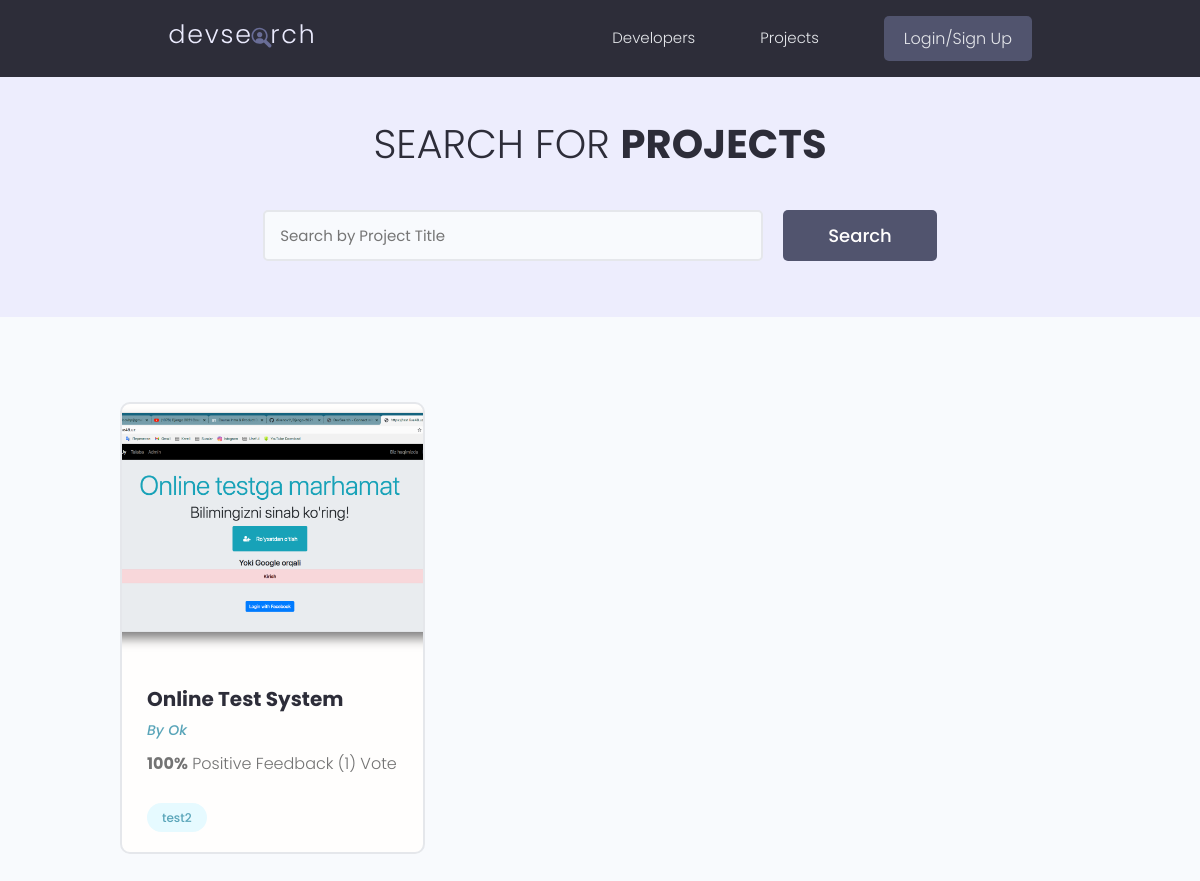
/projects/, run on the app's committed database.
### projects/models.py (models this page shows, shortened)
class Project(models.Model):
    owner = models.ForeignKey(
        Profile, null=True, blank=True, on_delete=models.CASCADE)
    title = models.CharField(max_length=200)
    description = models.TextField(null=True, blank=True)
    featured_image = models.ImageField(
        null=True, blank=True, default="default.jpg")
    demo_link = models.CharField(max_length=2000, null=True, blank=True)
    source_link = models.CharField(max_length=2000, null=True, blank=True)
    tags = models.ManyToManyField('Tag', blank=True)
    vote_total = models.IntegerField(default=0, null=True, blank=True)
    vote_ratio = models.IntegerField(default=0, null=True, blank=True)
    created = models.DateTimeField(auto_now_add=True)
    id = models.UUIDField(default=uuid.uuid4, unique=True,
                          primary_key=True, editable=False)
    class Meta:
        ordering = ['-vote_ratio', '-vote_total', 'title']
    @property
    def imageURL(self):
        try:
            url = self.featured_image.url
        except:
            url = ''
        return url

class Tag(models.Model):
    name = models.CharField(max_length=200)
    created = models.DateTimeField(auto_now_add=True)
    id = models.UUIDField(default=uuid.uuid4, unique=True,
                          primary_key=True, editable=False)
    def __str__(self):
        return self.name

### users/models.py (models this page shows, shortened)
class Profile(models.Model):
    user = models.OneToOneField(
        User, on_delete=models.CASCADE, null=True, blank=True)
    name = models.CharField(max_length=200, blank=True, null=True)
    email = models.EmailField(max_length=500, blank=True, null=True)
    username = models.CharField(max_length=200, blank=True, null=True)
    location = models.CharField(max_length=200, blank=True, null=True)
    short_intro = models.CharField(max_length=200, blank=True, null=True)
    bio = models.TextField(blank=True, null=True)
    profile_image = models.ImageField(
        null=True, blank=True, upload_to='profiles/', default="profiles/user-default.png")
    social_github = models.CharField(max_length=200, blank=True, null=True)
    social_twitter = models.CharField(max_length=200, blank=True, null=True)
    social_linkedin = models.CharField(max_length=200, blank=True, null=True)
    social_youtube = models.CharField(max_length=200, blank=True, null=True)
    social_website = models.CharField(max_length=200, blank=True, null=True)
    created = models.DateTimeField(auto_now_add=True)
    id = models.UUIDField(default=uuid.uuid4, unique=True,
                          primary_key=True, editable=False)
    class Meta:
        ordering = ['created']

### projects/views.py (the view)
# urls.py: path('projects/', views.getProjects),
def projects(request):
    projects, search_query = searchProjects(request)
    custom_range, projects = paginateProjects(request, projects, 6)
    context = {'projects': projects,
               'search_query': search_query, 'custom_range': custom_range}
    return render(request, 'projects/projects.html', context)

### projects/utils.py (called while the page is built)
def paginateProjects(request, projects, results):
    page = request.GET.get('page')
    paginator = Paginator(projects, results)
    try:
        projects = paginator.page(page)
    except PageNotAnInteger:
        page = 1
        projects = paginator.page(page)
    except EmptyPage:
        page = paginator.num_pages
        projects = paginator.page(page)
    leftIndex = (int(page) - 4)
    if leftIndex < 1:
        leftIndex = 1
    rightIndex = (int(page) + 5)
    if rightIndex > paginator.num_pages:
        rightIndex = paginator.num_pages + 1
    custom_range = range(leftIndex, rightIndex)
    return custom_range, projects

def searchProjects(request):
    search_query = ''
    if request.GET.get('search_query'):
        search_query = request.GET.get('search_query')
    tags = Tag.objects.filter(name__icontains=search_query)
    projects = Project.objects.distinct().filter(
        Q(title__icontains=search_query) |
        Q(description__icontains=search_query) |
        Q(owner__name__icontains=search_query) |
        Q(tags__in=tags)
    )
    return projects, search_query

### projects/templates/projects/projects.html (shortened to what this page needs)
{% extends 'main.html' %}
{% block content %}
<main class="projects">
    <section class="hero-section text-center">
        <div class="container container--narrow">
            <div class="hero-section__box">
                <h2>Search for <span>Projects</span></h2>
            </div>
            <div class="hero-section__search">
                <form id='searchForm' class="form" action="{% url 'projects' %}" method="get">
                    <div class="form__field">
                        <input class="input input--text" id="formInput#search" type="text" name="search_query"
                            placeholder="Search by Project Title" value="{{search_query}}" />
                    </div>
                    <input class="btn btn--sub btn--lg" type="submit" value="Search" />
                </form>
            </div>
        </div>
    </section>
    <section class="projectsList">
        <div class="container">
            <div class="grid grid--three">
                {% for project in projects %}
                <div class="column">
                    <div class="card project">
                        <a href="{% url 'project' project.id %}" class="project">
                            <img class="project__thumbnail" src="{{project.imageURL}}" alt="project thumbnail" />
                            <div class="card__body">
                                <h3 class="project__title">{{project.title}}</h3>
                                <p><a class="project__author" href="{% url 'user-profile' project.owner.id %}">By
                                        {{project.owner.name}}</a>
                                </p>
                                <p class="project--rating">
                                    <span style="font-weight: bold;">{{project.vote_ratio}}%</span> Positive
                                    Feedback ({{project.vote_total}}) Vote{{project.vote_total|pluralize:"s"}}
                                </p>
                                <div class="project__tags">
                                    {% for tag in project.tags.all %}
                                    <span class="tag tag--pill tag--main">
                                        <small>{{tag}}</small>
                                    </span>
                                    {% endfor %}
                                </div>
                            </div>
                        </a>
                    </div>
                </div>
                {% endfor %}
            </div>
        </div>
    </section>
</main>
{% endblock %}

### static/styles/app.css (style rules this page uses)
:root { --color-sub: #2d2d39; }
.btn--sub { background-color: var(--color-sub-light); }
.card { border: 2px solid var(--color-light); }
img { width: 100%; }
.hero-section { height: 40vh; display: flex; align-items: center; background-color: var(--color-sub); }
.hero-section__box { margin-bottom: 4rem; }
.hero-section__box > h2, .hero-section__box > h2 > span { font-size: 4rem; color: var(--color-light); line-height: 1.3; text-transform: uppercase; }
.hero-section__box > h2 { font-weight: 300; }
.hero-section__box > h2 > span { font-weight: 700; }
.hero-section__search > .form { display: flex; align-items: center; justify-content: center; gap: 2rem; }
.hero-section__search > .form input.input--text { width: 50rem; }
.project__author { font-size: 1.4rem; font-style: italic; }
.project--rating { margin-bottom: 1.6em; margin-top: .5em; }
.projects > .hero-section { background: var(--color-sub-lighter); height: 30vh; }
.projects .hero-section__box { margin-bottom: 2.5rem; }
.projects .hero-section__box > h2 { color: var(--color-sub); }
.projects .hero-section__box > h2 > span { font-weight: 700; color: var(--color-sub); }
.projectsList { margin-top: 8rem; }
.project__thumbnail { height: 25rem; object-fit: cover; object-position: top center; }
.project__title { font-size: 2rem; font-weight: 700; color: var(--color-sub); }

### static/uikit/styles/modules/_variables.css (style rules this page uses)
:root { --color-main: #5aa5b9; --color-main-light: #e6faff; --color-sub: #3f4156; --color-sub-light: #51546e; --color-sub-lighter: #ededfd; --color-text: #737373; --color-gray: #8b8b8b; --color-light: #e5e7eb; --color-light-gray: #767676; --color-bg: #f8fafd; --color-white: #fffefd; --color-white-light: #f3f3f3; --color-success: #359e64; --color-success-bg: #def8e8; --color-error: #fc4b0b; --color-error-bg: #fff2ee; --font-base: 'Poppins', arial, helvetica, 'Segoe UI', roboto, ubuntu, sans-serif; --font-monospace: 'Fira Code', 'Courier New', courier, monospace; --font-regular: 300; --font-medium: 500; --font-bold: 700; --generic-shadow: 1px 1px 5px #00000010; --generic-transition: all 0.3s ease-in-out; }

### static/uikit/styles/modules/_base.css (style rules this page uses)
* { margin: 0; padding: 0; box-sizing: border-box; text-rendering: optimizeLegibility; color: inherit; font-size: inherit; }
html { font-size: 50%; }
@media only screen and (min-width: 480px) { html { font-size: 56.25%; } }
@media only screen and (min-width: 1200px) { html { font-size: 62.5%; } }
body { line-height: 1.6; font-weight: 400; font-size: 1.5rem; color: var(--color-text); background-color: var(--color-bg); min-height: 100vh; }

### static/uikit/styles/modules/_typography.css (style rules this page uses)
* { font-family: var(--font-base); }
h2 { font-size: 3.6rem; font-weight: var(--font-bold); }
h3 { font-size: 3.2rem; font-weight: var(--font-medium); }
p, span, strong { font-size: 1.6rem; color: var(--color-text); font-weight: var(--font-regular); }
a { padding-bottom: 2px; text-decoration: none; display: inline-block; color: var(--color-main); font-weight: var(--font-medium); }

### static/uikit/styles/modules/_utilities.css (style rules this page uses)
.container { width: 92%; max-width: 165rem; margin: 0 auto; box-sizing: border-box; }
.container--narrow { width: 92%; max-width: 120rem; }
@media screen and (min-width: 1000px) { .container { width: 90%; } }
@media screen and (min-width: 1000px) { .container--narrow { width: 85%; } }
@media screen and (min-width: 1200px) { .container { width: 80%; } }
@media screen and (min-width: 1200px) { .container--narrow { width: 72%; } }
.text-center { text-align: center; }

### static/uikit/styles/modules/_button.css (style rules this page uses)
.btn { display: inline-block; position: relative; cursor: pointer; background-color: var(--color-light); font-weight: var(--font-medium); color: var(--color-sub); text-decoration: none; padding: 1rem 2rem; border-radius: 0.5rem; border: none; width: -webkit-fit-content; width: -moz-fit-content; width: fit-content; height: -webkit-fit-content; height: -moz-fit-content; height: fit-content; font-size: 1.6rem; outline-width: 0; outline-color: transparent; -webkit-backface-visibility: hidden; backface-visibility: hidden; transition: all 0.3s ease-in-out; }
.btn--sub { background-color: var(--color-sub); color: var(--color-white); }
.btn--lg { font-size: 1.8rem; padding: 1.2rem 4.5rem; }

### static/uikit/styles/modules/_card.css (style rules this page uses)
.card { border-radius: 1rem; background-color: var(--color-white); border: 1.5px solid var(--color-light); width: auto; height: auto; margin-top: 0.5rem; margin-bottom: 0.5rem; overflow: hidden; }
.card__body, .card__header { padding: 2rem 2.5rem; }

### data on the page
Project: imageURL (picture), title "Online Test System", owner.name "Ok", vote_ratio "100", vote_total "1"
Tag: name "test2"
